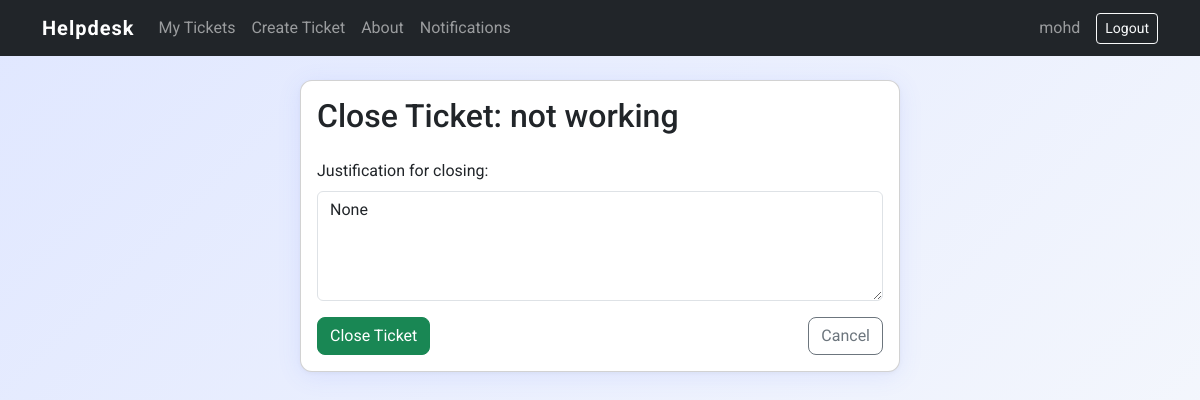
/tickets/4/edit/ (signed in), run on the app's committed database.
### tickets/models.py (models this page shows, shortened)
class MyUser(AbstractUser):
    ROLE_CHOICES = [
        ('staff', 'Staff'),
        ('helper', 'Helper'),
    ]
    GENDER_CHOICES = [
        ('male', 'Male'),
        ('female', 'Female'),
    ]
    role = models.CharField(max_length=20, choices=ROLE_CHOICES, default='staff')
    gender = models.CharField(max_length=10, choices=GENDER_CHOICES, default='male')
    birth_date = models.DateField(null=True, blank=True)

class Ticket(models.Model):
    STATUS_CHOICES = [
        ('open', 'Open'),
        ('in_progress', 'In Progress'),
        ('resolved', 'Resolved'),
        ('closed', 'Closed'),
    ]
    PRIORITY_CHOICES = [
        ('high', 'High'),
        ('medium', 'Medium'),
        ('low', 'Low'),
    ]
    title = models.CharField(max_length=200)
    description = models.TextField()
    status = models.CharField(max_length=20, choices=STATUS_CHOICES, default='open')
    priority = models.CharField(max_length=10, choices=PRIORITY_CHOICES, default='medium')
    created_at = models.DateTimeField(auto_now_add=True)
    updated_at = models.DateTimeField(auto_now=True)
    created_by = models.ForeignKey(settings.AUTH_USER_MODEL, on_delete=models.CASCADE, related_name='tickets')
    category = models.ForeignKey(Category, on_delete=models.SET_NULL, null=True, related_name='tickets')
    justification = models.TextField(blank=True, null=True)
    rating = models.PositiveSmallIntegerField(blank=True, null=True)

### tickets/views.py (the view, shortened to what this page needs)
# urls.py: path('<int:pk>/edit/', views.ticket_update, name='ticket_update'),
@login_required
def ticket_update(request, pk):
    ticket = get_object_or_404(Ticket, pk=pk)
    if request.user.role == 'staff' and ticket.created_by == request.user:
        if request.method == 'POST':
            form = TicketForm(request.POST, instance=ticket)
            if form.is_valid():
                form.save()
                return redirect('tickets:ticket_detail', pk=ticket.pk)
        else:
            form = TicketForm(instance=ticket)
        unread_count = request.user.notifications.filter(is_read=False).count()
        return render(request, 'tickets/ticket_form.html', {'form': form, 'unread_count': unread_count})
    elif request.user.role == 'helper':
        unread_count = request.user.notifications.filter(is_read=False).count()
        return render(request, 'tickets/ticket_justify.html', {'ticket': ticket, 'unread_count': unread_count})
    else:
        return redirect('tickets:ticket_list')

### tickets/templates/tickets/ticket_justify.html (shortened to what this page needs)
{% extends 'tickets/base.html' %}
{% block content %}
<div class="card ticket-card mx-auto" style="max-width: 600px;">
  <div class="card-body">
    <h2 class="card-title mb-4">Close Ticket: {{ ticket.title }}</h2>
    <form method="post">
      <div class="mb-3">
        <label for="justification" class="form-label">Justification for closing:</label>
        <textarea name="justification" id="justification" rows="4" class="form-control" required>{{ ticket.justification }}</textarea>
      </div>
      <div class="d-flex justify-content-between">
        <button type="submit" class="btn btn-success">Close Ticket</button>
        <a href="{% url 'tickets:ticket_detail' ticket.pk %}" class="btn btn-outline-secondary">Cancel</a>
      </div>
    </form>
  </div>
</div>
{% endblock %}

### tickets/templates/tickets/base.html (shortened to what this page needs)
<!DOCTYPE html>
<html lang="en">
<head>
    <link href="https://cdn.jsdelivr.net/npm/bootstrap@5.3.2/dist/css/bootstrap.min.css" rel="stylesheet">
</head>
<body>
    <nav class="navbar navbar-expand-lg navbar-dark bg-dark">
      <div class="container">
        <a class="navbar-brand" href="{% url 'home' %}">Helpdesk</a>
        <div class="collapse navbar-collapse" id="navbarNav">
          <ul class="navbar-nav me-auto mb-2 mb-lg-0">
            <li class="nav-item"><a class="nav-link" href="{% url 'tickets:ticket_list' %}">My Tickets</a></li>
            <li class="nav-item"><a class="nav-link" href="{% url 'tickets:ticket_create' %}">Create Ticket</a></li>
            <li class="nav-item"><a class="nav-link" href="{% url 'about' %}">About</a></li>
            <li class="nav-item"><a class="nav-link position-relative" href="{% url 'tickets:notifications' %}">Notifications</a></li>
          </ul>
          <ul class="navbar-nav mb-2 mb-lg-0">
            {% if user.is_authenticated %}
              <li class="nav-item"><a class="nav-link" href="{% url 'tickets:profile' %}">{{ user.username }}</a></li>
              <li class="nav-item d-flex align-items-center">
                <form id="logout-form" method="post" action="{% url 'logout' %}" class="mb-0 ms-2">
                  <button type="submit" class="btn btn-outline-light btn-sm">Logout</button>
                </form>
              </li>
            {% else %}
              <li class="nav-item"><a class="nav-link" href="{% url 'home' %}">Login</a></li>
              <li class="nav-item"><a class="nav-link" href="{% url 'signup' %}">Sign Up</a></li>
            {% endif %}
          </ul>
        </div>
      </div>
    </nav>
    <div class="container py-4">
        {% block content %}{% endblock %}
    </div>
</body>
</html>
  </body>
</html>

### tickets/templates/tickets/base.html (style rules this page uses)
body { font-family: 'Roboto', sans-serif; background: linear-gradient(135deg, #e0e7ff 0%, #f8fafc 100%); min-height: 100vh; }
.navbar-brand { font-weight: bold; letter-spacing: 1px; }
.ticket-card, .card { box-shadow: 0 4px 24px 0 rgba(80, 112, 255, 0.10), 0 1.5px 4px 0 rgba(0,0,0,0.04); border-radius: 12px; margin-bottom: 1.5rem; background: #fff; }
.btn-primary, .btn-success, .btn-danger, .btn-outline-secondary { border-radius: 8px; }

### data on the page
MyUser: username "mohd"
Ticket: title "not working", justification "None"
